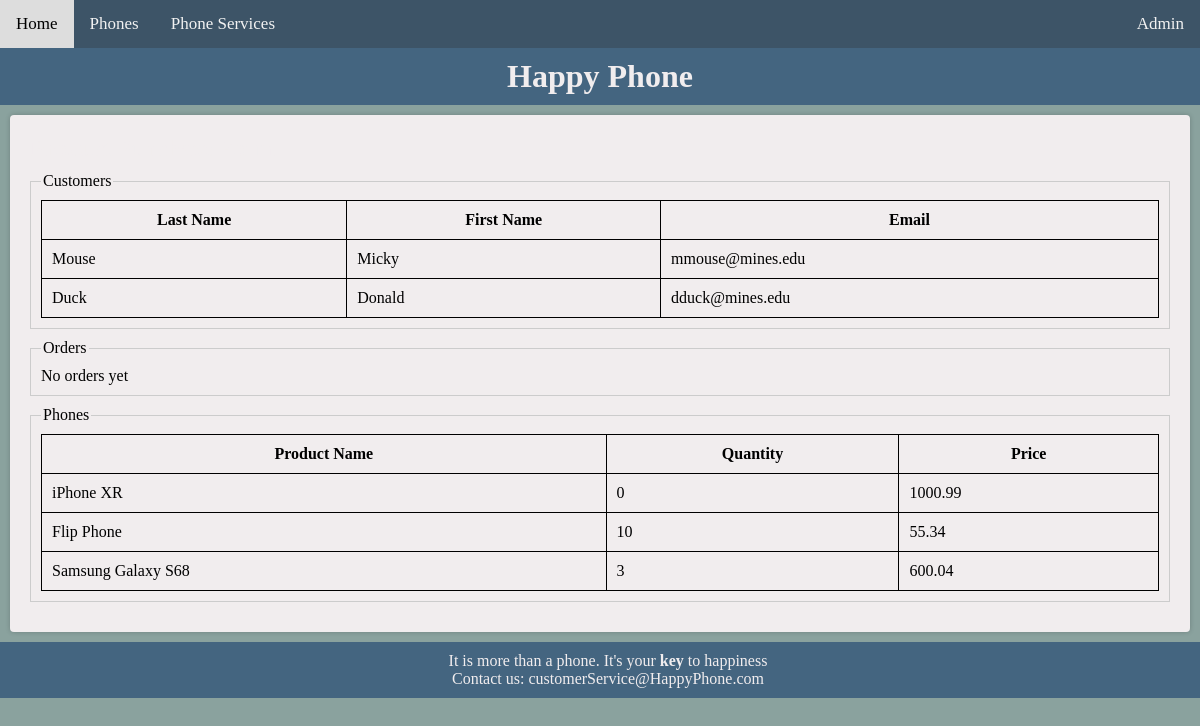
The page /Unit3_admin.php on the database as committed earlier.
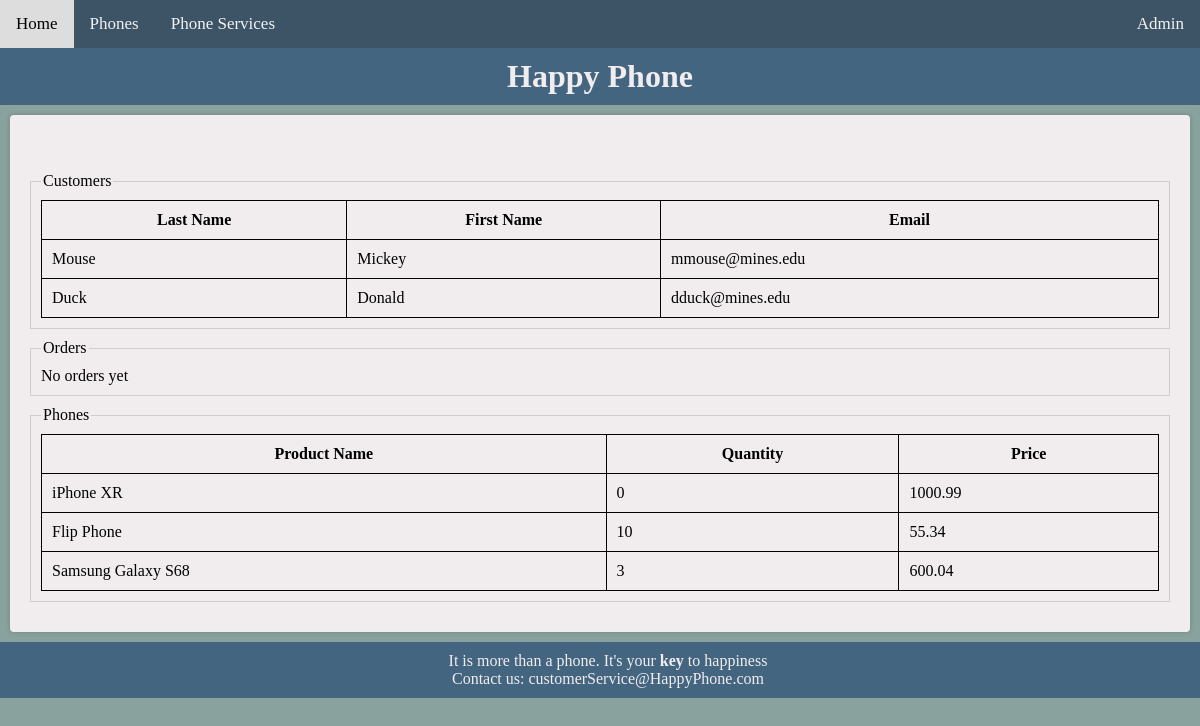
The same page on the database as committed later.
### tables this page shows
CREATE TABLE customer (
    id int auto_increment,
    first_name varchar(255),
    last_name varchar(255),
    email varchar(255),
    primary key(id)
);

CREATE TABLE product (
    id int auto_increment,
    product_name varchar(255),
    image_name varchar(255),
    price decimal(6,2),
    in_stock int,
    primary key(id)
);

### Unit3_database.php (called while the page is built, shortened)
<?php
function getMyCustomers($conn) {
    $sql = "select * from customer";
    $result = $conn->query($sql);
    return $result;
}
function getNumberOrders($conn) {
    $sql = "select CONVERT(COUNT(*), CHAR(255)) from orders";;
    $result = $conn->query($sql);
    return $result;
}
function getAllProducts($conn) {
    $sql = "select * from product";
    $result = $conn->query($sql);
    return $result;
}
?>

### Unit3_admin.php (the view, shortened to what this page needs)
<?php
include 'Unit3_header.php';
?>
<main>
    <h2>Product Purchase Form</h2>
    <form action="Unit3_process_order.php" method="POST">
        <fieldset>
            <?php
            include 'Unit3_database.php';
            $conn = getConnection();
            ?>
            <legend>Customers</legend>
            <head>
            </head>
            <body>
                <table>
                    <tr>
                        <th>Last Name</th>
                        <th>First Name</th>
                        <th>Email</th>
                    </tr>
                    <?php
                    $result = getMyCustomers($conn);
                    if ($result): ?>
                        <?php foreach($result as $row): ?>
                        <tr>
                            <td><?= $row['last_name'] ?></td>
                            <td><?= $row['first_name'] ?></td>
                            <td><?= $row['email'] ?></td>
                        </tr>
                        <?php endforeach ?>
                    <?php endif ?>
                </table>
            </body>
        </fieldset>
        <fieldset>
            <legend>Orders</legend>
            <body>
                <?php
                    $result = getNumberOrders($conn);
                    $row = mysqli_fetch_row($result);
                    if ($result && ($row[0] != 0)): ?>
                        <table>
                        <tr>
                            <th>Customer</th>
                            <th>Phone</th>
                            <th>Date</th>
                            <th>Quantity</th>
                            <th>Price</th>
                            <th>Tax</th>
                            <th>Donation</th>
                            <th>Total</th>
                        </tr>
                        <?php
                        $result = printOrders($conn);
                        if ($result): ?>
                            <?php foreach($result as $row):
                            $product_id = $row['product_id'];
                            $customer_id = $row['customer_id'];
                            $product_name = getProduct($conn, $product_id);
                            $row2 = mysqli_fetch_row($product_name);
                            $actual_product_name = $row2[1];
                            $customer_name = findCustomerByID($conn, $customer_id);
                                $row3 = mysqli_fetch_row($customer_name);
                                $first_name = $row3[1];
                                $last_name = $row3[2];
                                ?>
                            <tr>
                                <td><?= strval($first_name) ?> <?= strval($last_name) ?></td>
                                <td><?= $actual_product_name ?></td>
                                <td><?= date("m/d/y h:i A", $row['timestamp']) ?></td>
                                <td><?= $row['quantity'] ?></td>
                                <td><?= $row['price'] ?></td>
                                <td><?= $row['tax'] ?></td>
                                <td><?= $row['donation'] ?></td>
                                <td><?= number_format($row['quantity']*$row['price'] + $row['tax'] + $row['donation'], 2) ?></td>
                            </tr>
                            <?php endforeach ?>
                        <?php endif ?>
                        </table>
                    <?php else: ?>
                        <tr>
                            <td>No orders yet</td>
                        </tr>
                    <?php endif;
                ?>
            </body>
        </fieldset>
        <fieldset>
            <legend>Phones</legend>
            <head>
            </head>
            <body>
                <table>
                    <tr>
                        <th>Product Name</th>
                        <th>Quantity</th>
                        <th>Price</th>
                    </tr>
                    <?php
                    $result = getAllProducts($conn);
                    if ($result): ?>
                        <?php foreach($result as $row): ?>
                        <tr>
                            <td><?= $row['product_name'] ?></td>
                            <td><?= $row['in_stock'] ?></td>
                            <td><?= $row['price'] ?></td>
                        </tr>
                        <?php endforeach ?>
                    <?php endif ?>
                    </table>
            </body>
        </fieldset>
    </form>
</main>
<?php
include 'Unit3_footer.php';
?>

### Unit3_header.php (shortened to what this page needs)
<!DOCTYPE html>
<html lang="en">
<head>
    <link rel="stylesheet" type="text/css" href="Unit3_common.css">
    <link rel="stylesheet" type="text/css" href="Unit3_admin.css">
    <link rel="stylesheet" type="text/css" href="Unit3_store.css?v=<?php echo time(); ?>">
</head>
<body>
    <nav class="topnav" id="menus">
        <a href="Unit3_store.php">Home</a>
        <a href="Unit3_store.php">Phones</a>
        <a href="Unit3_store.php">Phone Services</a>
        <div class="topnav-right">
            <a href="Unit3_admin.php">Admin</a>
        </div>
    </nav>
    <header>
        <h1>Happy Phone</h1>
    </header>
</body>
</html>

### Unit3_footer.php
<footer>
        <p>It is more than a phone. It's your <b>key</b> to happiness</p>
        <p>Contact us: customerService@HappyPhone.com</p>
    </footer>
</body>
</html>

### Unit3_common.css (style rules this page uses)
body, h1, h2, ul, li, p { margin: 0; padding: 0; }
body { background-color: #8AA29E; }
header { background-color: #446580; padding: 10px 0; text-align: center; }
h1, h2 { color: #F1EDEE; }
fieldset { border: 1px solid #ccc; padding: 10px; margin: 10px 0; }
footer { background-color: #446580; color: #F1EDEE; text-align: center; padding: 10px 0; }
.topnav { overflow: hidden; background-color: #3D5467; }
.topnav a { float: left; display: block; color: #f2f2f2; text-align: center; padding: 14px 16px; text-decoration: none; font-size: 17px; }
p { margin-left: 1em; }
.topnav-right { float: right; }

### Unit3_admin.css (style rules this page uses)
main { background-color: #F1EDEE; padding: 20px; margin: 10px; border-radius: 4px; box-shadow: 0 0 5px rgba(0, 0, 0, 0.2); }

### Unit3_store.css (style rules this page uses)
main { background-color: #F1EDEE; padding: 20px; margin: 10px; border-radius: 4px; box-shadow: 0 0 5px rgba(0, 0, 0, 0.2); }

### Unit3_admin.php (style rules this page uses)
table { border-collapse: collapse; width: 100%; }
th, td, table { padding: 10px; border: 1px solid #000; }

Rows that differ between the two databases and show on the page:
changed customer "Mouse": first_name "Micky" → "Mickey"
